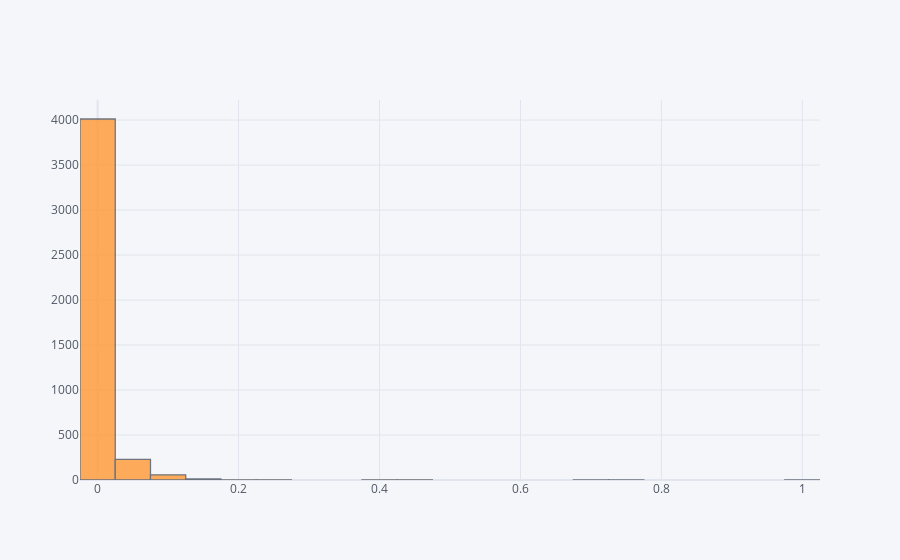

Source (notebook cell):
### Code cell
df_feature['Length-of-Email'].iplot(kind='hist',bins=25)

### Figure 1 — Plotly figure (JSON) as saved in the notebook; plotly's stock layout.template omitted (floating-point values rounded to 4 significant figures; data arrays with more than 128 entries replaced by an {"elided": "..."} marker saying what was removed)
{"data": [{"histfunc": "count", "histnorm": "", "marker": {"color": "rgba(255, 153, 51, 1.0)", "line": {"color": "#4D5663", "width": 1.3}}, "name": "Length-of-Email", "nbinsx": 25, "opacity": 0.8, "orientation": "v", "type": "histogram", "x": {"elided": "4321 float values"}}], "layout": {"barmode": "overlay", "legend": {"bgcolor": "#F5F6F9", "font": {"color": "#4D5663"}}, "paper_bgcolor": "#F5F6F9", "plot_bgcolor": "#F5F6F9", "title": {"font": {"color": "#4D5663"}}, "xaxis": {"gridcolor": "#E1E5ED", "showgrid": true, "tickfont": {"color": "#4D5663"}, "title": {"font": {"color": "#4D5663"}, "text": ""}, "zerolinecolor": "#E1E5ED"}, "yaxis": {"gridcolor": "#E1E5ED", "showgrid": true, "tickfont": {"color": "#4D5663"}, "title": {"font": {"color": "#4D5663"}, "text": ""}, "zerolinecolor": "#E1E5ED"}}}
